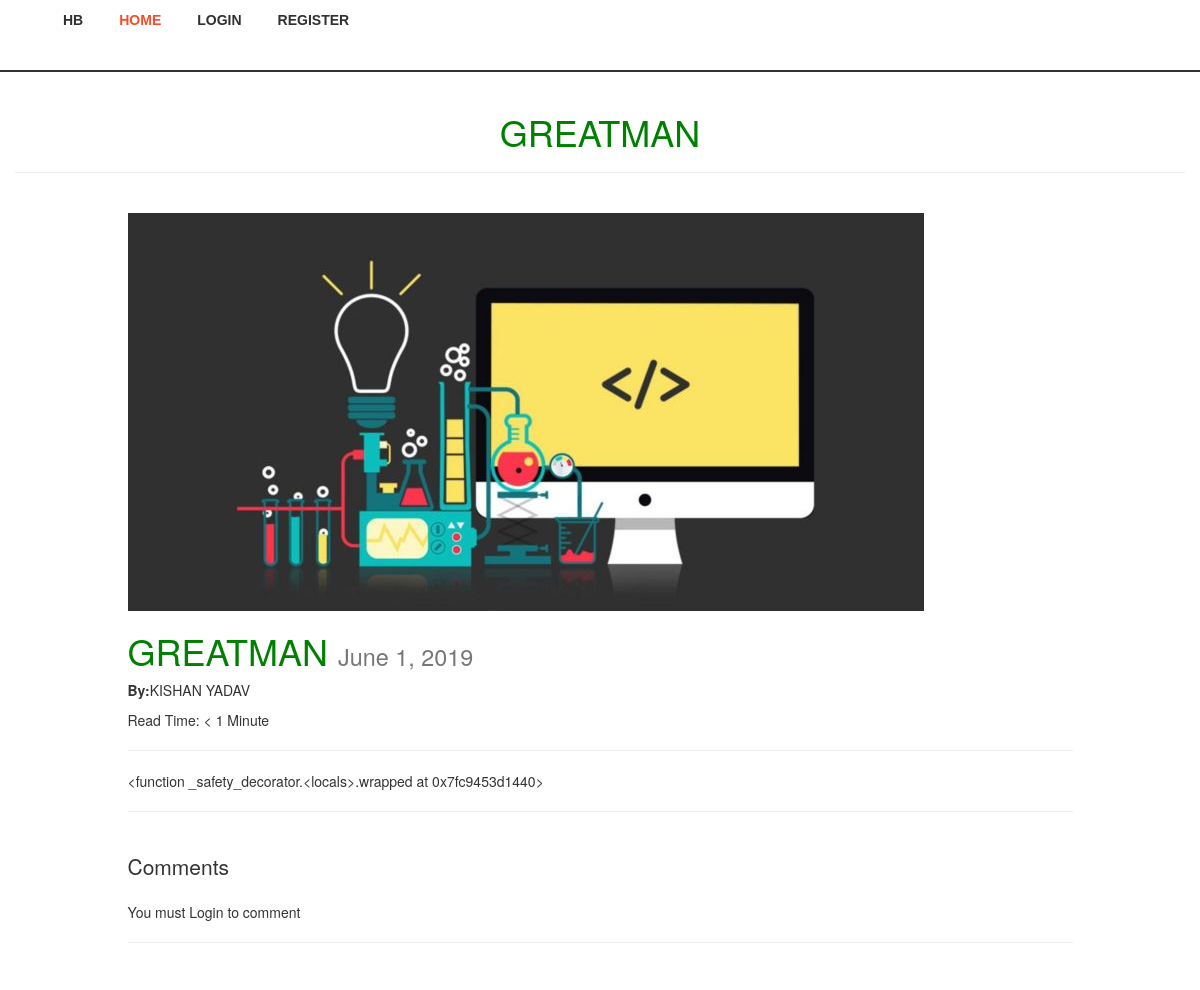
Page /new-begining/ on the committed database.
### posts/models.py (models this page shows, shortened)
class Post(models.Model):
	user = models.ForeignKey(settings.AUTH_USER_MODEL,default=1)
	title = models.CharField(max_length=120)
	slug = models.SlugField(unique=True)
	content = models.TextField()
	image = models.ImageField(
		upload_to='media',
		null=True,
		blank=True,
		width_field = 'width_field',
		height_field = 'height_field')
	height_field = models.IntegerField(default=0,null=True)
	width_field = models.IntegerField(default=0,null=True)
	draft = models.BooleanField(default=False)
	publish = models.DateField(auto_now=False,auto_now_add=False)
	read_time = models.IntegerField(default=0) #models.TimeField(null=True,blank=True) #  #assume Minute
	update = models.DateTimeField(auto_now=True,auto_now_add=False)
	timestamp = models.DateTimeField(auto_now=True,auto_now_add=False)
	objects = PostManager()
	def get_absolute_url(self):
		return reverse('posts:details',kwargs={'slug':self.slug})
	class Meta:
		ordering = ["-timestamp","-update"]
	def get_markdown(self):
		content = self.content
		markdown_text = markdown(content)
		return mark_safe(markdown_text)
	@property
	def comments(self):
		instance = self
		qs = Comment.objects.filter_by_instance(instance)
		return qs
	@property
	def get_content_type(self):
		instance = self
		content_type = ContentType.objects.get_for_model(instance.__class__)
		return content_type

### posts/views.py (the view, shortened to what this page needs)
# urls.py: url(r'^(?P<slug>[\w-]+)/$',post_detail,name="details"),
def post_detail(request,slug=None):
	instance = get_object_or_404(Post,slug=slug)
	if instance.publish > timezone.now().date() or instance.draft:
		if not request.user.is_staff or not request.user.is_superuser:
			raise Http404
	comments = instance.comments #Comment.objects.filter_by_instance(instance)
	initial_data = {
			"content_type" : instance.get_content_type,
			"object_id"    :     instance.id,
	}
	form = CommentForm(request.POST or None, initial=initial_data)
	context={
		'title':instance.title,
		'instance':instance,
		'comments':comments,
		'comment_form':form,
	}
	return render(request,'post_details.html',context)

### comments/models.py (called while the page is built)
	def filter_by_instance(self, instance):
		content_type = ContentType.objects.get_for_model(instance.__class__)
		obj_id = instance.id
		qs = super(CommentManager,self).filter(content_type=content_type, object_id=obj_id).filter(parent=None)
		return qs

### templates/post_details.html (shortened to what this page needs)
{% extends "base.html" %}
{% load staticfiles %}
{% load crispy_forms_tags %}
{% block content %}
<div class="container">
	<div class="row">
		<center><h1>{{ title|upper }}</h1><hr></center>
	</div></div>
<br>
<div class="container">
	<div class="row">
		<div class="col-md-10 col-md-offset-1">
	{% if instance.image %}
			<img src="{{ instance.image.url }}" class="img-responsive">
	{% endif %}
		<h1>{{ title|upper }} <small>{% if instance.draft %}<span style="color:red;">Draft</span>{% endif %} {{ instance.publish }}</small></h1>
		{% if instance.user.get_full_name %}
			<p><b>By:</b>{{ instance.user.get_full_name|upper }}</p>
		{% endif %}
		<p>Read Time:{% if instance.read_time <= 1 %} < 1 Minute {% else %} {{ instance.read_time }} minutes{% endif %}</p>
<hr>
<div class="row">
	<div class="col-sm-12">
		<div class="post_details_items">{{ instance.get_markdown }}</div><hr><br>
	<div>
		<p class="lead">Comments</p>
		{% if request.user.is_authenticated %}
		<form method="POST" action=".">{% csrf_token %}
			{{comment_form|crispy}}
			<input type="submit" name="post comment" class="btn btn-info">
		</form>
		{% else %}
		<p>You must Login to comment</p>
		{% endif %}
		<hr>
		</div>
	</div>
	</div>
	</div>
	</div>
</div><br><br>
{% endblock content %}

### static/css/base.css (style rules this page uses)
h1 { color:green; }

### rows in the picture
Post: title "GREATMAN", image (picture), publish "June 1, 2019", user.get_full_name "KISHAN YADAV", get_markdown "<function _safety_decorator.<locals>.wrapped at 0x7fc9453d1440>"
